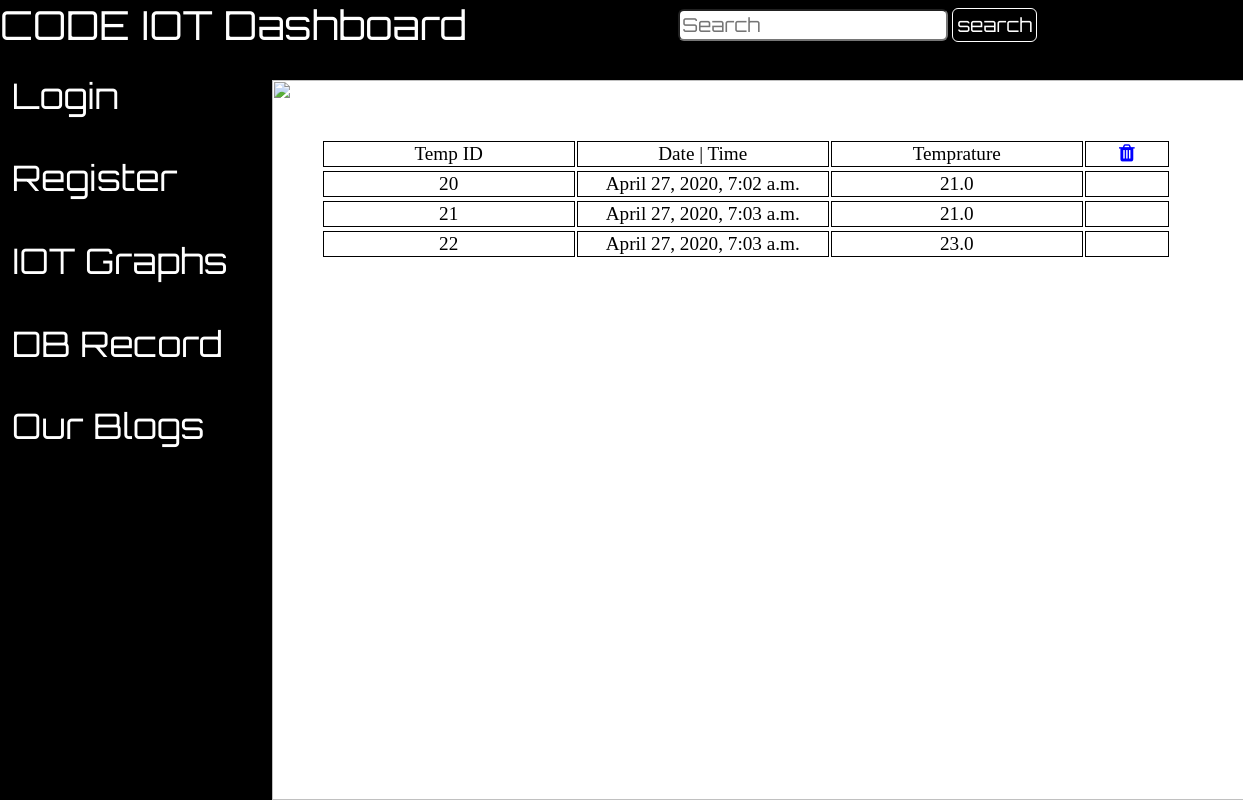
Page /dbrecord on the committed database.
### demo/models.py (models this page shows)
class Temprature(models.Model):
	Tid = models.AutoField(primary_key = True, auto_created = True,)
	date = models.DateTimeField(auto_now_add = True, blank = True)
	temp = models.FloatField()

### demo/views.py (the view)
# urls.py: url(r'dbrecord',views.Main, name = "dbrecord"),
def Main(request):
	webp_list= models.Temprature.objects.order_by('Tid')
	my_dict= {'web_list':webp_list,}
	return render(request,'dbrecord.html', context=my_dict)

### template/dbrecord.html (shortened to what this page needs)
<!DOCTYPE html>
{% load static %}
<html>
<head>
	<link href="https://maxcdn.bootstrapcdn.com/font-awesome/4.3.0/css/font-awesome.min.css" rel="stylesheet">
	<link rel="stylesheet" type="text/css" href="{% static 'signup.css' %}">
<link rel="stylesheet" href="https://cdnjs.cloudflare.com/ajax/libs/font-awesome/4.7.0/css/font-awesome.min.css">
</head>
<body>
<div class="template">
	<div class="brand">
	  <a href="#" class="active" id="nav-content1">CODE IOT Dashboard</a><br>
	  <form method="get" class="search-bar">
		  <div class="search-bar-content">
			  <input type="text" name="" placeholder="Search">
			  <button>search</button>
		  </div>
	  </form>
	</div>
	<div class="vertical-menu">
	  <a href="/login/" id="Home" onclick = "myFunction1()">Login</a><br>
	  <a href="/signup/" id="Home" onclick = "myFunction2()">Register</a><br>
	  <a href="/graphs/" id="Home" onclick = "myFunction3()">IOT Graphs</a><br>
	  <a href="/dbrecord/" id="Home" onclick = "myFunction4()">DB Record</a><br>
	  <a href="/blogs/" id="Home" onclick = "myFunction5()">Our Blogs</a><br>
	</div>
</div>
   <div class="container" id="blogs">
    <div class="sub-container">
      <img src="{% static 'loop.jpg' %}" class="blog-img" style="background-repeat: repeat-y;">
</div>
  </div>
<div class="container4" id="contact">
      <h1>Your database record</h1>
  <table>
    {% if web_list %}
    <tr>
      <td >Temp ID</td>
      <td >Date | Time</td>
      <td>Temprature </td>
      <td><i class="fa fa-trash" style="font-size: 20px;color: blue"></i></td>
    </tr>
  </table>
      {% for us in web_list %}
  <table>
    <tr>
      <td>{{us.Tid}}</td>
      <td>{{us.date}}</td>
      <td>{{us.temp}}</td>
      <td>
      </td>
    </tr>
  </table>
      {% endfor %}
    {% else %}
      <p style="color: white;font-size: 2em;">No Data is available</p>
    {% endif %}
    </div>
</body>
</html>

### static/signup.css (style rules this page uses)
* { margin: 0; }
.template { position:fixed; z-index: 0; display: block; }
.brand { position: absolute; width: 100vw; height:10vh; background-color: black; }
.brand a { text-decoration: none; color: white; }
#nav-content1 { float: left; background-color: black; font-size: 2.5em; font-family: 'Orbitron'; padding-left:; margin-bottom: %; }
.search-bar { position: absolute; top: 10%; left:50%; width: 38vw; height:10%; background-color: black; text-align:center; margin-top: ; }
.search-bar-content { margin-top: %; }
.search-bar-content input { font-size: 1.2em; font-family: 'Orbitron'; padding: 2px; border-radius: 6px; }
.search-bar-content button { font-size: 1.2em; color: white; font-family: 'Orbitron'; background-color: black; border-radius: 6px; padding: 4px; border:solid 1px white; }
.vertical-menu { position: fixed; display:; width:17em; height: 100vh; top: 7.6%; text-align: ; background-color: black; }
.vertical-menu a { background-color: black; color: white; display: ; font-family: 'Orbitron'; padding: 12px; text-decoration: none; border:0; }
#Home { float: left; text-decoration: none; width:; color: white; width: %; margin-top: %; font-size: 2.2em; border:0; background-color: transparent; font-family: orbitron; margin-bottom: 5%; margin-left:%; }
.container { position: absolute; float: right; top: 10%; left:17em; width:76%; z-index:1 ; }
.container4 { position: absolute; float: right; margin-top: 8%; margin-left: 22% ; width:76%; z-index:1 ; }
#blogs { display: ; }
.blog-img { position: absolute; top:%; width:80.1vw; height:90vh; z-index:0; }
.container4 h1 { font-family: orbitron; color: white; text-align: center; }
.container4 table { width: 90%; z-index: -1; position: all; margin: auto; }
.container4 tr,.container4 th { background-color: white; color: black; border:solid black 1px; }
td { font-size: 1.2em; width:30%; text-align: center; border:solid black 1px; }

### rows in the picture
Temprature: Tid "20", date "April 27, 2020, 7:02 a.m.", temp "21.0"
Temprature: Tid "21", date "April 27, 2020, 7:03 a.m.", temp "21.0"
Temprature: Tid "22", date "April 27, 2020, 7:03 a.m.", temp "23.0"
